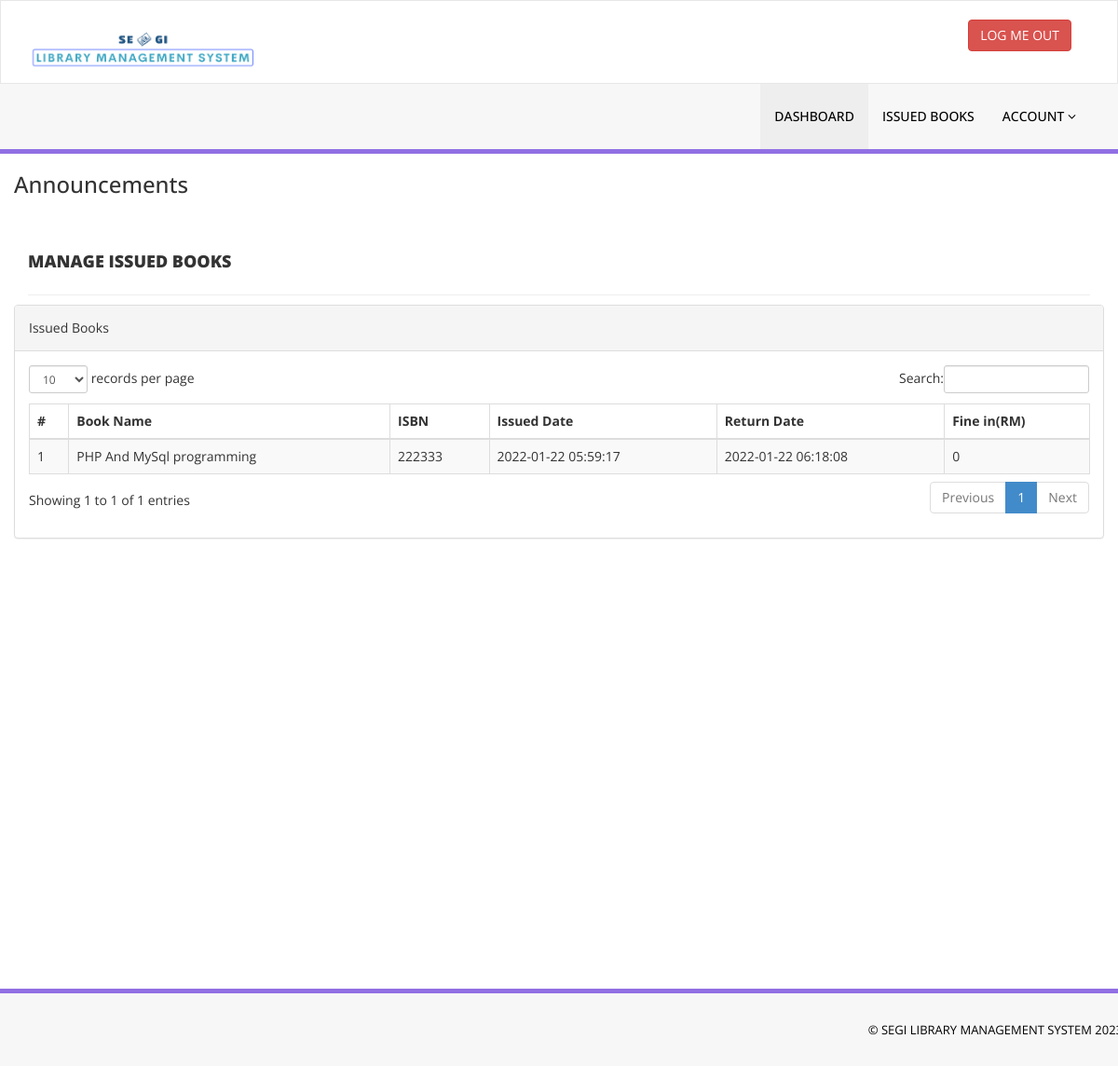
Page /issued-books.php (signed in) on the earlier database version.
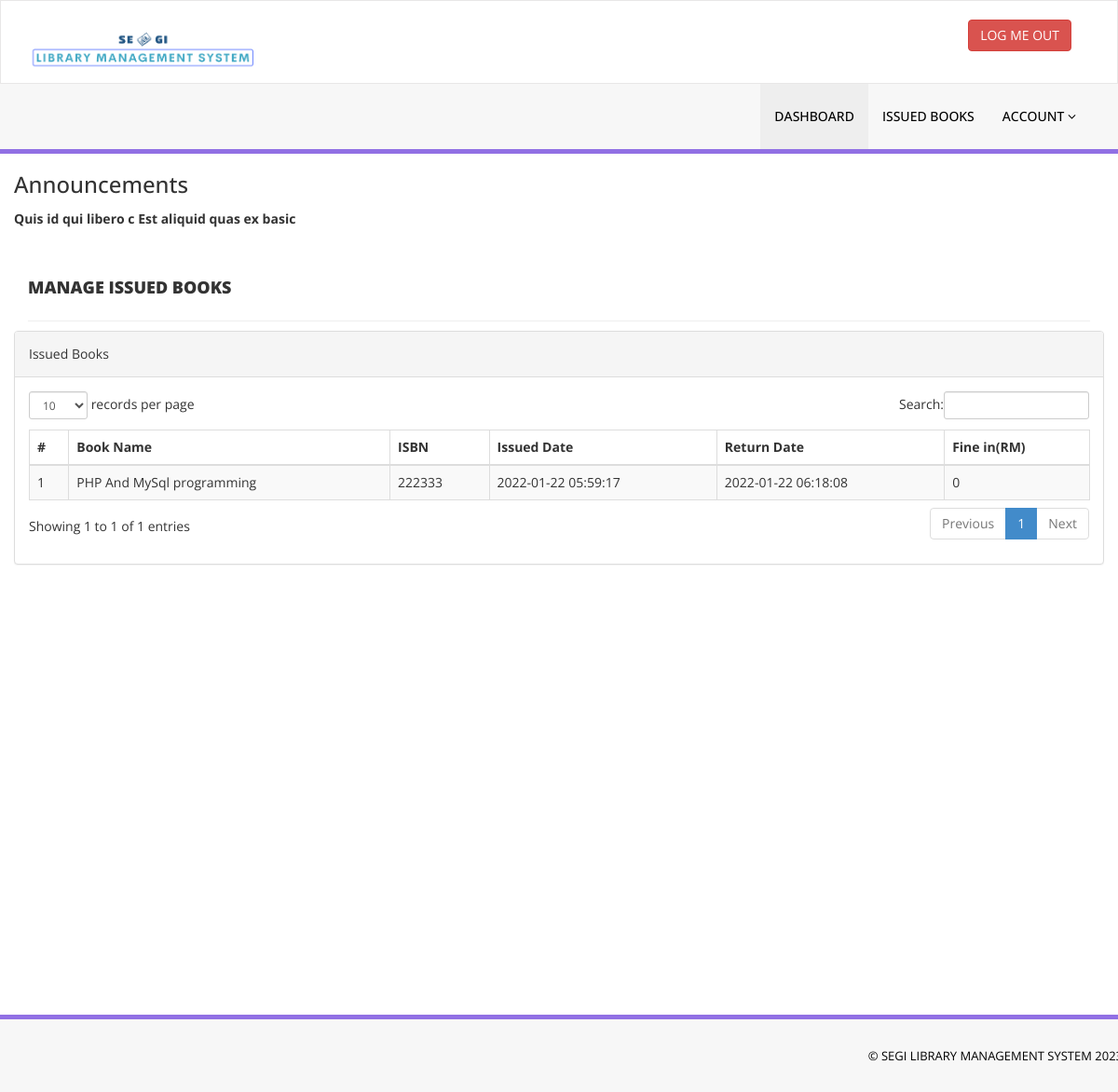
Same page on the later database version.
### tables this page shows
CREATE TABLE `tblissuedbookdetails` (
  `id` int(11) NOT NULL,
  `BookId` int(11) DEFAULT NULL,
  `StudentID` varchar(150) DEFAULT NULL,
  `IssuesDate` timestamp NULL DEFAULT current_timestamp(),
  `ReturnDate` timestamp NULL DEFAULT NULL ON UPDATE current_timestamp(),
  `RetrunStatus` int(1) DEFAULT NULL,
  `fine` int(11) DEFAULT NULL
);

CREATE TABLE `tblbooks` (
  `id` int(11) NOT NULL,
  `BookName` varchar(255) DEFAULT NULL,
  `CatId` int(11) DEFAULT NULL,
  `AuthorId` int(11) DEFAULT NULL,
  `ISBNNumber` varchar(25) DEFAULT NULL,
  `BookPrice` decimal(10,2) DEFAULT NULL,
  `bookImage` varchar(250) NOT NULL,
  `isIssued` int(1) DEFAULT NULL,
  `RegDate` timestamp NULL DEFAULT current_timestamp(),
  `UpdationDate` timestamp NULL DEFAULT NULL ON UPDATE current_timestamp()
);

CREATE TABLE `tbannouncements` (
  `id` int(11) NOT NULL,
  `announcement_title` varchar(250) NOT NULL,
  `annoucement_body` text DEFAULT NULL,
  `status` tinyint(4) NOT NULL DEFAULT 1,
  `created_at` datetime NOT NULL DEFAULT current_timestamp()
);

### issued-books.php (the view, shortened to what the changed rows need)
<?php
include('includes/config.php');
if(strlen($_SESSION['login'])==0)
    {
header('location:index.php');
}
else{
    ?>
<!DOCTYPE html>
<html xmlns="http://www.w3.org/1999/xhtml">
<head>
    <link href="assets/css/bootstrap.css" rel="stylesheet" />
    <link href="assets/css/font-awesome.css" rel="stylesheet" />
    <link href="assets/js/dataTables/dataTables.bootstrap.css" rel="stylesheet" />
    <link href="assets/css/style.css" rel="stylesheet" />
</head>
<body>
<?php include('includes/header.php');?>
    <div class="content-wrapper">
         <div class="container">
        <div class="row pad-botm">
            <div class="row">
                <div class="col-md-12">
                    <div class="panel panel-default">
                        <div class="panel-body">
                            <div class="table-responsive">
                                <table class="table table-striped table-bordered table-hover" id="dataTables-example">
                                    <thead>
                                        <tr>
                                            <th>#</th>
                                            <th>Book Name</th>
                                            <th>ISBN </th>
                                            <th>Issued Date</th>
                                            <th>Return Date</th>
                                            <th>Fine in(RM)</th>
                                        </tr>
                                    </thead>
                                    <tbody>
<?php
$sid=$_SESSION['stdid'];
$sql="SELECT tblbooks.BookName,tblbooks.ISBNNumber,tblissuedbookdetails.IssuesDate,tblissuedbookdetails.ReturnDate,tblissuedbookdetails.id as rid,tblissuedbookdetails.fine from  tblissuedbookdetails join tblstudents on tblstudents.StudentId=tblissuedbookdetails.StudentId join tblbooks on tblbooks.id=tblissuedbookdetails.BookId where tblstudents.StudentId=:sid order by tblissuedbookdetails.id desc";
$query = $dbh -> prepare($sql);
$query-> bindParam(':sid', $sid, PDO::PARAM_STR);
$query->execute();
$results=$query->fetchAll(PDO::FETCH_OBJ);
$cnt=1;
if($query->rowCount() > 0)
{
foreach($results as $result)
{               ?>
                                        <tr class="odd gradeX">
                                            <td class="center"><?php echo htmlentities($cnt);?></td>
                                            <td class="center"><?php echo htmlentities($result->BookName);?></td>
                                            <td class="center"><?php echo htmlentities($result->ISBNNumber);?></td>
                                            <td class="center"><?php echo htmlentities($result->IssuesDate);?></td>
                                            <td class="center"><?php if($result->ReturnDate=="")
                                            {?>
                                            <span style="color:red">
                                             <?php   echo htmlentities("Not Return Yet"); ?>
                                                </span>
                                            <?php } else {
                                            echo htmlentities($result->ReturnDate);
                                        }
                                            ?></td>
                                              <td class="center"><?php echo htmlentities($result->fine);?></td>
                                        </tr>
 <?php $cnt=$cnt+1;}} ?>
                                    </tbody>
                                </table>
                            </div>
                        </div>
                    </div>
                </div>
            </div>
    </div>
    </div>
    </div>
</body>
</html>
<?php } ?>

### includes/header.php (shortened to what the changed rows need)
<?php
include('includes/config.php');
$sql = "SELECT * FROM tbannouncements WHERE status = 1 ORDER BY id DESC";
$query = $dbh->prepare($sql);
$query->execute();
$announcements = $query->fetchAll(PDO::FETCH_ASSOC);
?>
<div class="container-fluid">
    <marquee behavior="scroll" direction="left" scrollamount="10" onmouseover="this.stop();" onmouseout="this.start();">
        <?php foreach ($announcements as $announcement) { ?>
            <strong><?= $announcement['announcement_title'] ?></strong>
        <?php } ?>
    </marquee>
</div>

Differences in the rows shown:
added tbannouncements: announcement_title "Quis id qui libero c"
added tbannouncements: announcement_title "Est aliquid quas ex"
added tbannouncements: announcement_title "basic"
